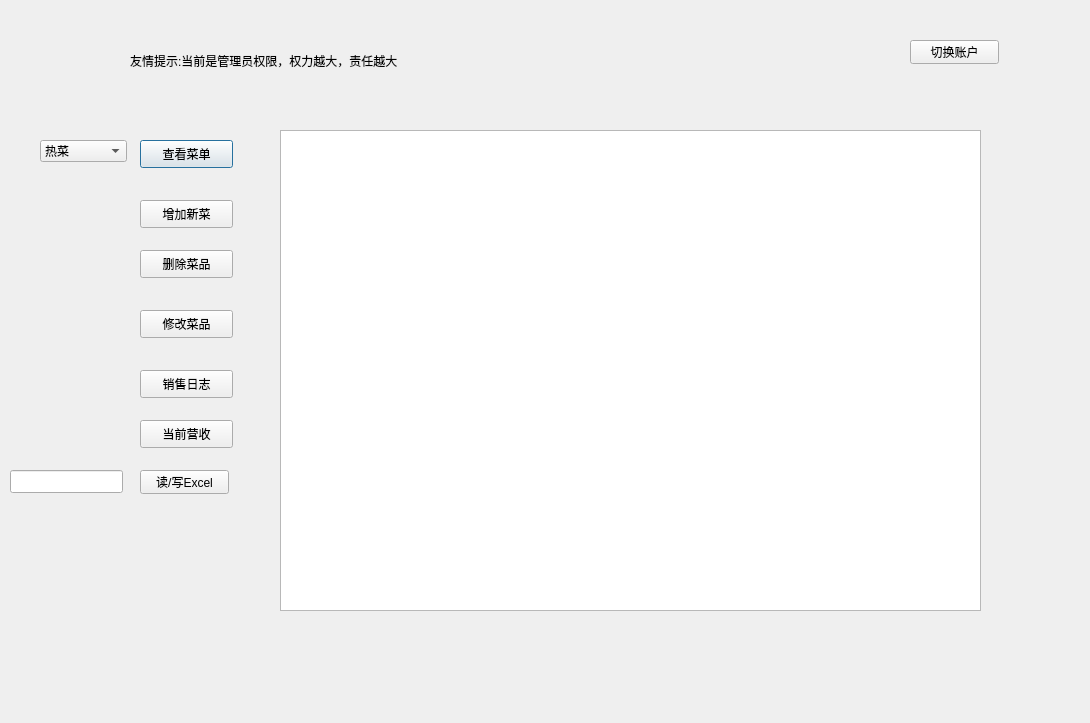
<?xml version="1.0" encoding="UTF-8"?>
<ui version="4.0">
 <class>ManDialog</class>
 <widget class="QDialog" name="ManDialog">
  <property name="geometry">
   <rect>
    <x>0</x>
    <y>0</y>
    <width>1090</width>
    <height>723</height>
   </rect>
  </property>
  <property name="windowTitle">
   <string>管理员</string>
  </property>
  <property name="windowIcon">
   <iconset>
    <normaloff>admin.ico</normaloff>admin.ico</iconset>
  </property>
  <widget class="QPushButton" name="pushButton">
   <property name="geometry">
    <rect>
     <x>140</x>
     <y>140</y>
     <width>93</width>
     <height>28</height>
    </rect>
   </property>
   <property name="text">
    <string>查看菜单</string>
   </property>
  </widget>
  <widget class="QPushButton" name="pushButton_2">
   <property name="geometry">
    <rect>
     <x>140</x>
     <y>200</y>
     <width>93</width>
     <height>28</height>
    </rect>
   </property>
   <property name="text">
    <string>增加新菜</string>
   </property>
  </widget>
  <widget class="QPushButton" name="pushButton_3">
   <property name="geometry">
    <rect>
     <x>140</x>
     <y>250</y>
     <width>93</width>
     <height>28</height>
    </rect>
   </property>
   <property name="text">
    <string>删除菜品</string>
   </property>
  </widget>
  <widget class="QPushButton" name="pushButton_4">
   <property name="geometry">
    <rect>
     <x>140</x>
     <y>310</y>
     <width>93</width>
     <height>28</height>
    </rect>
   </property>
   <property name="text">
    <string>修改菜品</string>
   </property>
  </widget>
  <widget class="QTableView" name="adtw">
   <property name="geometry">
    <rect>
     <x>280</x>
     <y>130</y>
     <width>701</width>
     <height>481</height>
    </rect>
   </property>
  </widget>
  <widget class="QLabel" name="zeren">
   <property name="geometry">
    <rect>
     <x>130</x>
     <y>50</y>
     <width>411</width>
     <height>21</height>
    </rect>
   </property>
   <property name="text">
    <string>友情提示:当前是管理员权限，权力越大，责任越大</string>
   </property>
  </widget>
  <widget class="QComboBox" name="cbb1">
   <property name="geometry">
    <rect>
     <x>40</x>
     <y>140</y>
     <width>87</width>
     <height>22</height>
    </rect>
   </property>
   <item>
    <property name="text">
     <string>热菜</string>
    </property>
   </item>
   <item>
    <property name="text">
     <string>冷菜</string>
    </property>
   </item>
   <item>
    <property name="text">
     <string>饮品</string>
    </property>
   </item>
   <item>
    <property name="text">
     <string>海鲜</string>
    </property>
   </item>
  </widget>
  <widget class="QPushButton" name="pushButton_5">
   <property name="geometry">
    <rect>
     <x>140</x>
     <y>370</y>
     <width>93</width>
     <height>28</height>
    </rect>
   </property>
   <property name="text">
    <string>销售日志</string>
   </property>
  </widget>
  <widget class="QPushButton" name="pushButton_6">
   <property name="geometry">
    <rect>
     <x>140</x>
     <y>420</y>
     <width>93</width>
     <height>28</height>
    </rect>
   </property>
   <property name="text">
    <string>当前营收</string>
   </property>
  </widget>
  <widget class="QPushButton" name="pushButton_7">
   <property name="geometry">
    <rect>
     <x>910</x>
     <y>40</y>
     <width>89</width>
     <height>24</height>
    </rect>
   </property>
   <property name="text">
    <string>切换账户</string>
   </property>
  </widget>
  <widget class="QPushButton" name="pushButton_8">
   <property name="geometry">
    <rect>
     <x>140</x>
     <y>470</y>
     <width>89</width>
     <height>24</height>
    </rect>
   </property>
   <property name="text">
    <string>读/写Excel</string>
   </property>
  </widget>
  <widget class="QLineEdit" name="lineEdit">
   <property name="geometry">
    <rect>
     <x>10</x>
     <y>470</y>
     <width>113</width>
     <height>23</height>
    </rect>
   </property>
  </widget>
 </widget>
 <resources/>
 <connections/>
</ui>
